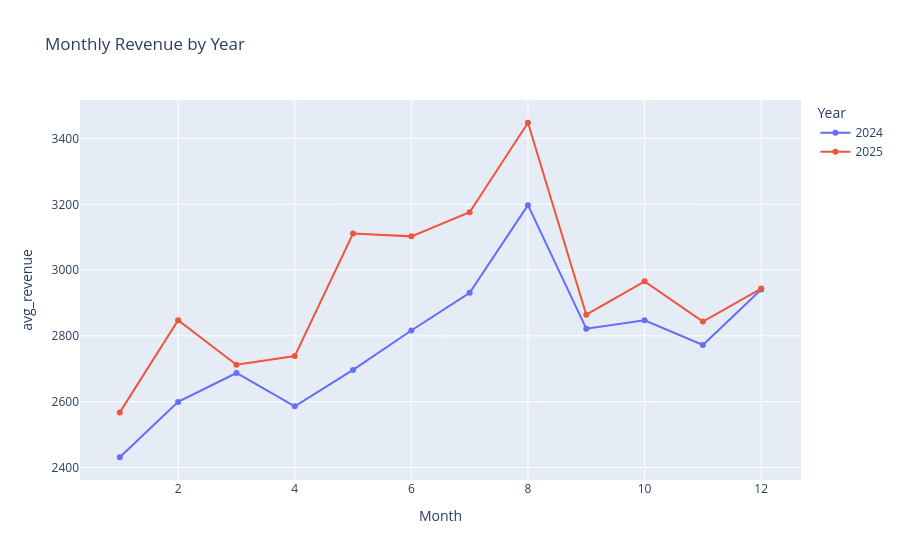

The notebook cell saved with this chart:
### Code cell
monthly_revenue = (
    daily_revenue_df
    .assign(
        month=lambda d: d["date"].dt.month, # will not create a new column
        year=lambda d: d["date"].dt.year # will not create a new column
    )
    .groupby(["year", "month"], as_index=False)
    .agg(avg_revenue=("revenue","mean"), avg_orders=("orders","mean"))
)

fig = px.line(
    monthly_revenue,
    x="month",
    y="avg_revenue",
    color="year",
    markers=True,
    title="Monthly Revenue by Year",
    labels={
        "month": "Month",
        "revenue": "Revenue (€)",
        "year": "Year"
    }
)

fig.show()

### Figure 1 — Plotly figure (JSON) as saved in the notebook; plotly's stock layout.template omitted (floating-point values rounded to 4 significant figures)
{"data": [{"hovertemplate": "Year=2024<br>Month=%{x}<br>avg_revenue=%{y}<extra></extra>", "legendgroup": "2024", "line": {"color": "#636efa", "dash": "solid"}, "marker": {"symbol": "circle"}, "mode": "lines+markers", "name": "2024", "orientation": "v", "showlegend": true, "type": "scatter", "x": [1, 2, 3, 4, 5, 6, 7, 8, 9, 10, 11, 12], "xaxis": "x", "y": [2431.0, 2599.0, 2687.0, 2586.0, 2697.0, 2816.0, 2931.0, 3197.0, 2822.0, 2848.0, 2772.0, 2941.0], "yaxis": "y"}, {"hovertemplate": "Year=2025<br>Month=%{x}<br>avg_revenue=%{y}<extra></extra>", "legendgroup": "2025", "line": {"color": "#EF553B", "dash": "solid"}, "marker": {"symbol": "circle"}, "mode": "lines+markers", "name": "2025", "orientation": "v", "showlegend": true, "type": "scatter", "x": [1, 2, 3, 4, 5, 6, 7, 8, 9, 10, 11, 12], "xaxis": "x", "y": [2568.0, 2848.0, 2712.0, 2739.0, 3111.0, 3103.0, 3176.0, 3448.0, 2864.0, 2966.0, 2844.0, 2944.0], "yaxis": "y"}], "layout": {"legend": {"title": {"text": "Year"}, "tracegroupgap": 0}, "title": {"text": "Monthly Revenue by Year"}, "xaxis": {"anchor": "y", "domain": [0, 1], "title": {"text": "Month"}}, "yaxis": {"anchor": "x", "domain": [0, 1], "title": {"text": "avg_revenue"}}}}
